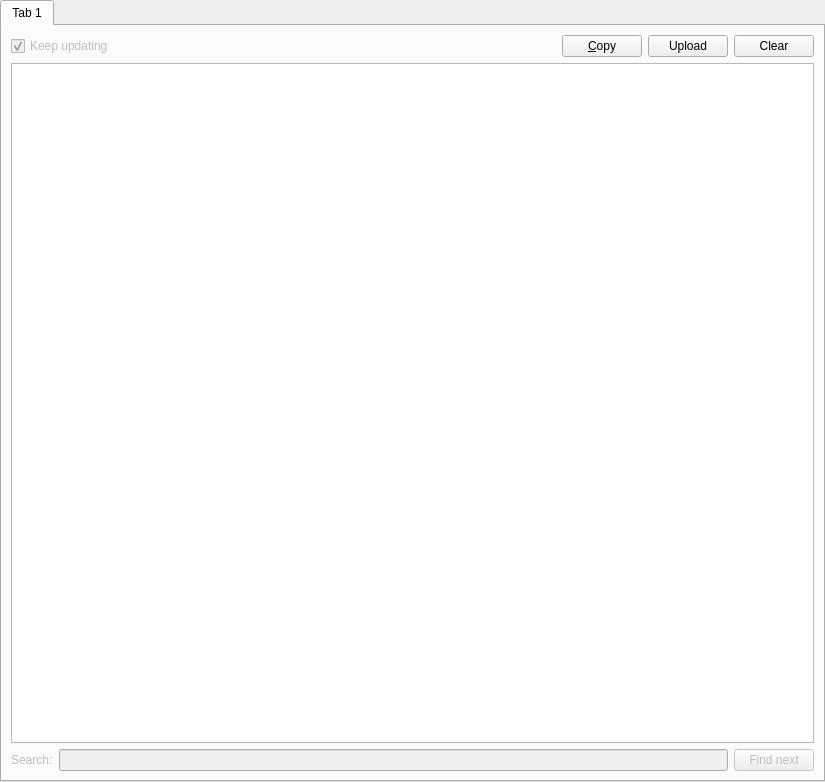
<?xml version="1.0" encoding="UTF-8"?>
<ui version="4.0">
 <class>LogPage</class>
 <widget class="QWidget" name="LogPage">
  <property name="geometry">
   <rect>
    <x>0</x>
    <y>0</y>
    <width>825</width>
    <height>782</height>
   </rect>
  </property>
  <property name="windowTitle">
   <string>Log</string>
  </property>
  <layout class="QVBoxLayout" name="verticalLayout">
   <property name="leftMargin">
    <number>0</number>
   </property>
   <property name="topMargin">
    <number>0</number>
   </property>
   <property name="rightMargin">
    <number>0</number>
   </property>
   <property name="bottomMargin">
    <number>0</number>
   </property>
   <item>
    <widget class="QTabWidget" name="tabWidget">
     <property name="currentIndex">
      <number>0</number>
     </property>
     <widget class="QWidget" name="tab">
      <attribute name="title">
       <string>Tab 1</string>
      </attribute>
      <layout class="QGridLayout" name="gridLayout">
       <item row="2" column="0">
        <widget class="QLabel" name="label">
         <property name="enabled">
          <bool>false</bool>
         </property>
         <property name="text">
          <string>Search:</string>
         </property>
        </widget>
       </item>
       <item row="2" column="1">
        <widget class="QLineEdit" name="lineEdit">
         <property name="enabled">
          <bool>false</bool>
         </property>
        </widget>
       </item>
       <item row="2" column="2">
        <widget class="QPushButton" name="pushButton">
         <property name="enabled">
          <bool>false</bool>
         </property>
         <property name="text">
          <string>Find next</string>
         </property>
        </widget>
       </item>
       <item row="1" column="0" colspan="3">
        <widget class="QPlainTextEdit" name="text">
         <property name="undoRedoEnabled">
          <bool>false</bool>
         </property>
         <property name="readOnly">
          <bool>true</bool>
         </property>
         <property name="plainText">
          <string notr="true"/>
         </property>
         <property name="textInteractionFlags">
          <set>Qt::LinksAccessibleByKeyboard|Qt::LinksAccessibleByMouse|Qt::TextBrowserInteraction|Qt::TextSelectableByKeyboard|Qt::TextSelectableByMouse</set>
         </property>
         <property name="centerOnScroll">
          <bool>false</bool>
         </property>
        </widget>
       </item>
       <item row="0" column="0" colspan="3">
        <layout class="QHBoxLayout" name="horizontalLayout">
         <item>
          <widget class="QCheckBox" name="checkBox">
           <property name="enabled">
            <bool>false</bool>
           </property>
           <property name="text">
            <string>Keep updating</string>
           </property>
           <property name="checked">
            <bool>true</bool>
           </property>
          </widget>
         </item>
         <item>
          <spacer name="horizontalSpacer">
           <property name="orientation">
            <enum>Qt::Horizontal</enum>
           </property>
           <property name="sizeHint" stdset="0">
            <size>
             <width>40</width>
             <height>20</height>
            </size>
           </property>
          </spacer>
         </item>
         <item>
          <widget class="QPushButton" name="btnCopy">
           <property name="toolTip">
            <string>Copy the whole log into the clipboard</string>
           </property>
           <property name="text">
            <string>&amp;Copy</string>
           </property>
          </widget>
         </item>
         <item>
          <widget class="QPushButton" name="btnPaste">
           <property name="toolTip">
            <string>Upload the log to paste.ee - it will stay online for a month</string>
           </property>
           <property name="text">
            <string>Upload</string>
           </property>
          </widget>
         </item>
         <item>
          <widget class="QPushButton" name="btnClear">
           <property name="toolTip">
            <string>Clear the log</string>
           </property>
           <property name="text">
            <string>Clear</string>
           </property>
          </widget>
         </item>
        </layout>
       </item>
      </layout>
     </widget>
    </widget>
   </item>
  </layout>
 </widget>
 <resources/>
 <connections/>
</ui>
